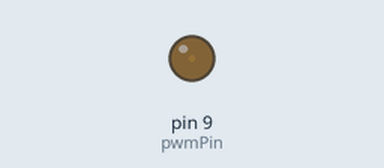
Recording of a sketch running on a simulated Arduino Uno, built with avr-gcc and run on an emulated ATmega328P. Shown: output pins drawn as LEDs (lit = HIGH).

Above: at 0.05 s.
At 1.55 s:
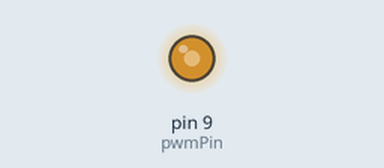
At 2.8 s:
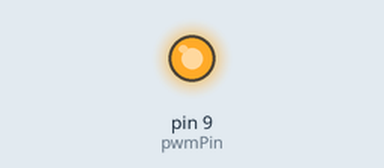
At 5.6 s:
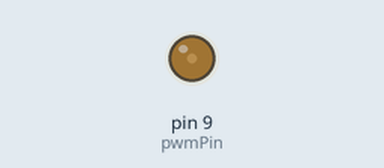
Timing chart, 0 to 9.3 s (numbered marks = the images above):
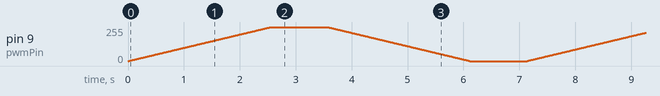

The sketch:

PWMtesting.ino
```cpp
int pwmPin = 9;
int dutyCycle = 0;

// LED should slowly get brighter. wait, then dim, and repeat.

void setup() {
  pinMode(pwmPin, OUTPUT);
}

void loop() {
  for (int i = 0; i <= 255; i++) {
    dutyCycle = i;
    analogWrite(pwmPin, dutyCycle);
    delay(10);  // Adjust as needed for the desired speed
  }

  delay(1000);  // Optional pause

  for (int i = 255; i >= 0; i--) {
    dutyCycle = i;
    analogWrite(pwmPin, dutyCycle);
    delay(10);  // Adjust as needed for the desired speed
  }

  delay(1000);  // Optional pause
}
```
